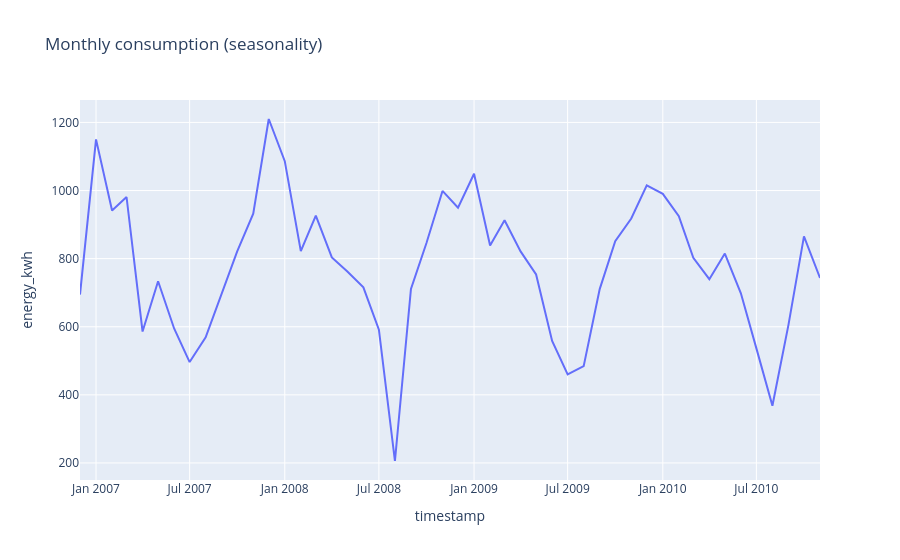

Notebook cell for this chart:
### Code cell
monthly = hourly["energy_kwh"].resample("MS").mean() * 24
px.line(monthly.reset_index(), x="timestamp", y="energy_kwh", title="Monthly consumption (seasonality)")
